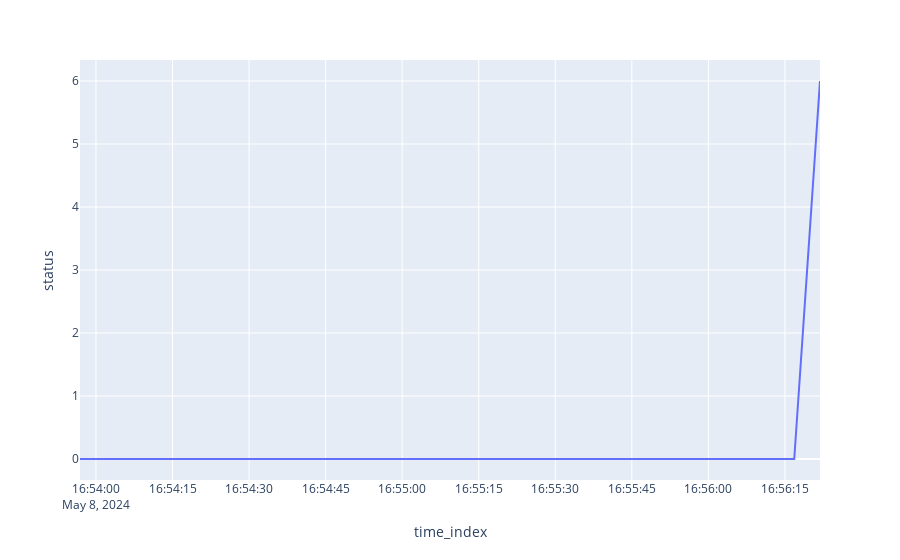

The cell this chart's notebook holds for it:
### Code cell
fig = px.line(primera_vaca, x='time_index', y="status")
fig.show()

### Figure 1 — Plotly figure (JSON) as saved in the notebook; plotly's stock layout.template omitted (floating-point values rounded to 4 significant figures)
{"data": [{"hovertemplate": "time_index=%{x}<br>status=%{y}<extra></extra>", "legendgroup": "", "line": {"color": "#636efa", "dash": "solid"}, "marker": {"symbol": "circle"}, "mode": "lines", "name": "", "orientation": "v", "showlegend": false, "type": "scatter", "x": ["2024-05-08T16:53:56.870000+00:00", "2024-05-08T16:54:11.767000+00:00", "2024-05-08T16:54:21.794000+00:00", "2024-05-08T16:54:26.912000+00:00", "2024-05-08T16:54:36.993000+00:00", "2024-05-08T16:54:41.879000+00:00", "2024-05-08T16:54:51.796000+00:00", "2024-05-08T16:55:01.829000+00:00", "2024-05-08T16:55:06.907000+00:00", "2024-05-08T16:55:11.783000+00:00", "2024-05-08T16:55:16.784000+00:00", "2024-05-08T16:55:21.906000+00:00", "2024-05-08T16:55:26.827000+00:00", "2024-05-08T16:55:41.964000+00:00", "2024-05-08T16:55:46.796000+00:00", "2024-05-08T16:55:51.804000+00:00", "2024-05-08T16:55:56.822000+00:00", "2024-05-08T16:56:06.902000+00:00", "2024-05-08T16:56:11.833000+00:00", "2024-05-08T16:56:16.826000+00:00", "2024-05-08T16:56:21.873000+00:00"], "xaxis": "x", "y": [0, 0, 0, 0, 0, 0, 0, 0, 0, 0, 0, 0, 0, 0, 0, 0, 0, 0, 0, 0, 6], "yaxis": "y"}], "layout": {"legend": {"tracegroupgap": 0}, "margin": {"t": 60}, "xaxis": {"anchor": "y", "domain": [0, 1], "title": {"text": "time_index"}}, "yaxis": {"anchor": "x", "domain": [0, 1], "title": {"text": "status"}}}}
